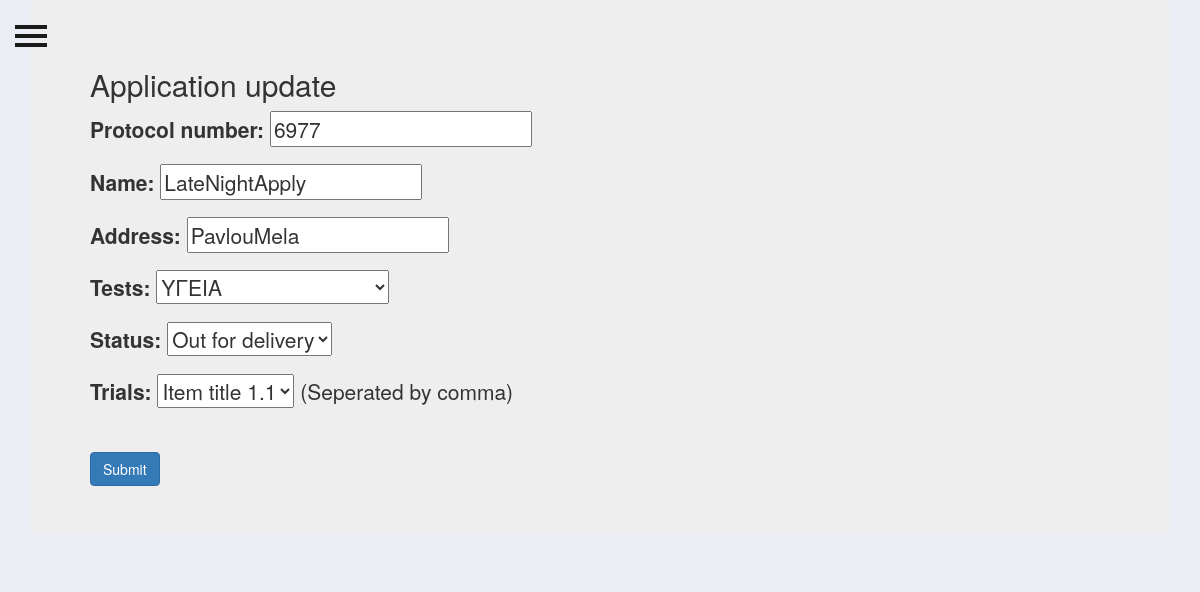
Screenshot of /applications/updateOrder/9/ with the database file from the repository.
### applications/models.py (models this page shows, shortened)
class Application(models.Model):
	MY_CHOICES = (('item_key1', 'Item title 1.1'),
              ('item_key2', 'Item title 1.2'),
              ('item_key3', 'Item title 1.3'),
              ('item_key4', 'Item title 1.4'),
              ('item_key5', 'Item title 1.5'))
	TESTS=(
	    ('ΥΓΕΙΑ', 'ΥΓΕΙΑ'),
	    ('ΠΛΑΣΤΙΚΟΤΗΤΑ', 'ΠΛΑΣΤΙΚΟΤΗΤΑ'),
	    ('ΕΙΣΚΟΜΙΣΗ ΜΗΤΡΩΝ', 'ΕΙΣΚΟΜΙΣΗ ΜΗΤΡΩΝ'),
		('ΘΡΑΥΣΗ ΔΟΚΙΜΙΩΝ', 'ΘΡΑΥΣΗ ΔΟΚΙΜΙΩΝ')
		)
	STATUS=(
		('Pending', 'Pending'),
        ('Out for delivery', 'Out for delivery'),
        ('Delivered', 'Delivered')
		)
	protocol_number = models.IntegerField()
	name = models.CharField(max_length=264,unique=True)
	address = models.CharField(max_length=264,unique=True)
	date = models.DateField(auto_now=True)
	tests = models.CharField(max_length=200, null=True, choices=TESTS)
	status = models.CharField(max_length=200, null=True, choices=STATUS)
	status_list = MultiSelectField(choices=MY_CHOICES,null=True)
	class Meta:
		ordering = ['-date']

### applications/views.py (the view)
# urls.py: path('updateOrder/<str:pk>/', views.updateOrder, name='updateOrder')
def updateOrder(request, pk):
    registered = False
    order = Application.objects.get(id=pk)
    form = ApplicationForm(instance=order)
    if request.method == 'POST':
        form = ApplicationForm(request.POST, instance=order)
        if form.is_valid():
            form.save()
            registered = True
    context = {'form':form, 'registered':registered}
    return render(request, 'applications/order_form.html', context)

### applications/forms.py
class ApplicationForm(forms.ModelForm):
    class Meta():
        model = Application
        fields = '__all__'
        labels = {
        'status_list': 'Trials'
        }
        help_texts = {
            'status_list': '(Seperated by comma)',
        }
        widgets = {
            'date': DateInput(attrs={'type': 'date'}),
            'class': 'form-control datetimepicker-input',
            'data-target': '#datetimepicker1'
        }

### applications/templates/applications/order_form.html (shortened to what this page needs)
{% extends 'basic_app/newbase.html' %}
{% load static %}
{% block body_block %}
<div class="jumbotron">
{% if registered %}
  <h1>Application Updated!!</h1>
  <a class="btn btn-info" href="{% url 'applications:all_applications' %}" role="button">Return to applications</a>
{% else %}
    <h2>Application update</h2>
      <div id="form-group">
      <form enctype="multipart/form-data" method="POST">
				{{ form.as_p }}
					<hr>
        <button type="submit" class="btn btn-primary">Submit</button>
			</form>
      {% endif %}
      </div>
    </div>
{% endblock %}

### basic_app/static/basic_app/css/homepage.css (style rules this page uses)
body { position: relative; overflow-x: hidden; background-color: #ebeff5; }
body, html { height: 100%; }

### rows the page displays
Application: protocol_number "6977", name "LateNightApply", address "PavlouMela", tests "ΥΓΕΙΑ", status "Out for delivery", status_list "Item title 1.1"
